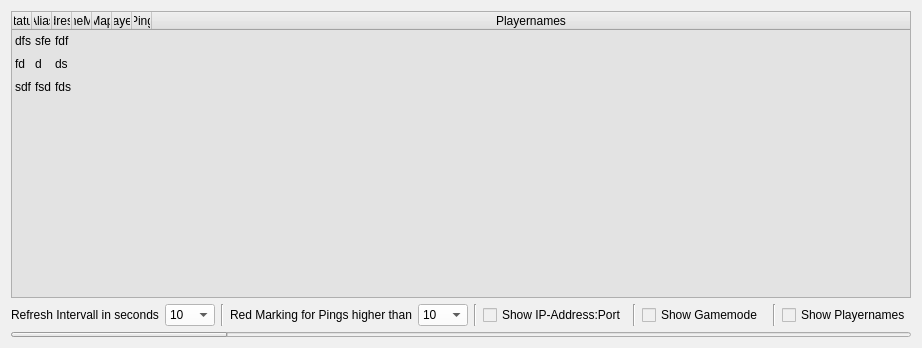
<?xml version="1.0" encoding="UTF-8"?>
<ui version="4.0">
 <class>UI_Server_Monitor</class>
 <widget class="QWidget" name="UI_Server_Monitor">
  <property name="geometry">
   <rect>
    <x>0</x>
    <y>0</y>
    <width>920</width>
    <height>348</height>
   </rect>
  </property>
  <property name="windowTitle">
   <string>ISRT Server Monitor</string>
  </property>
  <property name="windowIcon">
   <iconset resource="../res.qrc">
    <normaloff>:/img/img/isrt.ico</normaloff>:/img/img/isrt.ico</iconset>
  </property>
  <property name="styleSheet">
   <string notr="true">background-color: rgb(240, 240, 240);
selection-color: rgb(0, 0, 0);
selection-background-color: rgb(216, 216, 216);</string>
  </property>
  <layout class="QVBoxLayout" name="verticalLayout_2">
   <item>
    <layout class="QVBoxLayout" name="verticalLayout">
     <item>
      <widget class="QTableWidget" name="tbl_server_overview">
       <property name="sizePolicy">
        <sizepolicy hsizetype="MinimumExpanding" vsizetype="MinimumExpanding">
         <horstretch>0</horstretch>
         <verstretch>0</verstretch>
        </sizepolicy>
       </property>
       <property name="minimumSize">
        <size>
         <width>900</width>
         <height>120</height>
        </size>
       </property>
       <property name="font">
        <font>
         <pointsize>9</pointsize>
        </font>
       </property>
       <property name="styleSheet">
        <string notr="true">background-color: rgb(227, 227, 227);</string>
       </property>
       <property name="frameShape">
        <enum>QFrame::StyledPanel</enum>
       </property>
       <property name="frameShadow">
        <enum>QFrame::Raised</enum>
       </property>
       <property name="verticalScrollBarPolicy">
        <enum>Qt::ScrollBarAsNeeded</enum>
       </property>
       <property name="horizontalScrollBarPolicy">
        <enum>Qt::ScrollBarAlwaysOff</enum>
       </property>
       <property name="sizeAdjustPolicy">
        <enum>QAbstractScrollArea::AdjustIgnored</enum>
       </property>
       <property name="editTriggers">
        <set>QAbstractItemView::NoEditTriggers</set>
       </property>
       <property name="alternatingRowColors">
        <bool>false</bool>
       </property>
       <property name="selectionMode">
        <enum>QAbstractItemView::SingleSelection</enum>
       </property>
       <property name="selectionBehavior">
        <enum>QAbstractItemView::SelectRows</enum>
       </property>
       <property name="textElideMode">
        <enum>Qt::ElideNone</enum>
       </property>
       <property name="showGrid">
        <bool>true</bool>
       </property>
       <property name="gridStyle">
        <enum>Qt::NoPen</enum>
       </property>
       <property name="columnCount">
        <number>8</number>
       </property>
       <attribute name="horizontalHeaderVisible">
        <bool>true</bool>
       </attribute>
       <attribute name="horizontalHeaderCascadingSectionResizes">
        <bool>false</bool>
       </attribute>
       <attribute name="horizontalHeaderMinimumSectionSize">
        <number>0</number>
       </attribute>
       <attribute name="horizontalHeaderDefaultSectionSize">
        <number>0</number>
       </attribute>
       <attribute name="horizontalHeaderHighlightSections">
        <bool>false</bool>
       </attribute>
       <attribute name="horizontalHeaderShowSortIndicator" stdset="0">
        <bool>false</bool>
       </attribute>
       <attribute name="horizontalHeaderStretchLastSection">
        <bool>true</bool>
       </attribute>
       <attribute name="verticalHeaderVisible">
        <bool>false</bool>
       </attribute>
       <attribute name="verticalHeaderCascadingSectionResizes">
        <bool>false</bool>
       </attribute>
       <attribute name="verticalHeaderMinimumSectionSize">
        <number>15</number>
       </attribute>
       <attribute name="verticalHeaderDefaultSectionSize">
        <number>23</number>
       </attribute>
       <attribute name="verticalHeaderHighlightSections">
        <bool>false</bool>
       </attribute>
       <attribute name="verticalHeaderStretchLastSection">
        <bool>false</bool>
       </attribute>
       <row>
        <property name="text">
         <string>New Row</string>
        </property>
       </row>
       <row>
        <property name="text">
         <string>New Row</string>
        </property>
       </row>
       <row>
        <property name="text">
         <string>New Row</string>
        </property>
       </row>
       <column>
        <property name="text">
         <string>Status</string>
        </property>
       </column>
       <column>
        <property name="text">
         <string>Alias</string>
        </property>
       </column>
       <column>
        <property name="text">
         <string>IP-Address:Port</string>
        </property>
       </column>
       <column>
        <property name="text">
         <string>GameMode</string>
        </property>
       </column>
       <column>
        <property name="text">
         <string>Map</string>
        </property>
       </column>
       <column>
        <property name="text">
         <string>Players</string>
        </property>
        <property name="font">
         <font>
          <weight>50</weight>
          <bold>false</bold>
         </font>
        </property>
       </column>
       <column>
        <property name="text">
         <string>Ping</string>
        </property>
       </column>
       <column>
        <property name="text">
         <string>Playernames</string>
        </property>
       </column>
       <item row="0" column="0">
        <property name="text">
         <string>dfs</string>
        </property>
       </item>
       <item row="0" column="1">
        <property name="text">
         <string>sfe</string>
        </property>
       </item>
       <item row="0" column="2">
        <property name="text">
         <string>fdf</string>
        </property>
       </item>
       <item row="1" column="0">
        <property name="text">
         <string>fd</string>
        </property>
       </item>
       <item row="1" column="1">
        <property name="text">
         <string>d</string>
        </property>
       </item>
       <item row="1" column="2">
        <property name="text">
         <string>ds</string>
        </property>
       </item>
       <item row="2" column="0">
        <property name="text">
         <string>sdf</string>
        </property>
       </item>
       <item row="2" column="1">
        <property name="text">
         <string>fsd</string>
        </property>
       </item>
       <item row="2" column="2">
        <property name="text">
         <string>fds</string>
        </property>
       </item>
      </widget>
     </item>
     <item>
      <layout class="QHBoxLayout" name="horizontalLayout"/>
     </item>
     <item>
      <layout class="QHBoxLayout" name="horizontalLayout_2">
       <item>
        <widget class="QLabel" name="label_19">
         <property name="minimumSize">
          <size>
           <width>145</width>
           <height>0</height>
          </size>
         </property>
         <property name="text">
          <string>Refresh Intervall in seconds</string>
         </property>
        </widget>
       </item>
       <item>
        <widget class="QComboBox" name="dropdown_refresh_timer">
         <property name="minimumSize">
          <size>
           <width>50</width>
           <height>0</height>
          </size>
         </property>
         <property name="maximumSize">
          <size>
           <width>50</width>
           <height>16777215</height>
          </size>
         </property>
         <property name="styleSheet">
          <string notr="true">background-color:rgb(254, 254, 254);
</string>
         </property>
         <item>
          <property name="text">
           <string>10</string>
          </property>
         </item>
         <item>
          <property name="text">
           <string>15</string>
          </property>
         </item>
         <item>
          <property name="text">
           <string>20</string>
          </property>
         </item>
         <item>
          <property name="text">
           <string>25</string>
          </property>
         </item>
         <item>
          <property name="text">
           <string>30</string>
          </property>
         </item>
         <item>
          <property name="text">
           <string>35</string>
          </property>
         </item>
         <item>
          <property name="text">
           <string>40</string>
          </property>
         </item>
         <item>
          <property name="text">
           <string>45</string>
          </property>
         </item>
         <item>
          <property name="text">
           <string>50</string>
          </property>
         </item>
         <item>
          <property name="text">
           <string>55</string>
          </property>
         </item>
         <item>
          <property name="text">
           <string>60</string>
          </property>
         </item>
         <item>
          <property name="text">
           <string>90</string>
          </property>
         </item>
         <item>
          <property name="text">
           <string>180</string>
          </property>
         </item>
        </widget>
       </item>
       <item>
        <widget class="Line" name="line">
         <property name="orientation">
          <enum>Qt::Vertical</enum>
         </property>
        </widget>
       </item>
       <item>
        <widget class="QLabel" name="label_21">
         <property name="minimumSize">
          <size>
           <width>170</width>
           <height>0</height>
          </size>
         </property>
         <property name="text">
          <string>Red Marking for Pings higher than</string>
         </property>
        </widget>
       </item>
       <item>
        <widget class="QComboBox" name="dropdown_highping">
         <property name="minimumSize">
          <size>
           <width>50</width>
           <height>0</height>
          </size>
         </property>
         <property name="maximumSize">
          <size>
           <width>50</width>
           <height>16777215</height>
          </size>
         </property>
         <property name="styleSheet">
          <string notr="true">background-color:rgb(254, 254, 254);
</string>
         </property>
         <item>
          <property name="text">
           <string>10</string>
          </property>
         </item>
         <item>
          <property name="text">
           <string>20</string>
          </property>
         </item>
         <item>
          <property name="text">
           <string>30</string>
          </property>
         </item>
         <item>
          <property name="text">
           <string>40</string>
          </property>
         </item>
         <item>
          <property name="text">
           <string>50</string>
          </property>
         </item>
         <item>
          <property name="text">
           <string>60</string>
          </property>
         </item>
         <item>
          <property name="text">
           <string>70</string>
          </property>
         </item>
         <item>
          <property name="text">
           <string>80</string>
          </property>
         </item>
         <item>
          <property name="text">
           <string>90</string>
          </property>
         </item>
         <item>
          <property name="text">
           <string>100</string>
          </property>
         </item>
         <item>
          <property name="text">
           <string>110</string>
          </property>
         </item>
         <item>
          <property name="text">
           <string>120</string>
          </property>
         </item>
         <item>
          <property name="text">
           <string>130</string>
          </property>
         </item>
         <item>
          <property name="text">
           <string>140</string>
          </property>
         </item>
         <item>
          <property name="text">
           <string>150</string>
          </property>
         </item>
         <item>
          <property name="text">
           <string>200</string>
          </property>
         </item>
        </widget>
       </item>
       <item>
        <widget class="Line" name="line_5">
         <property name="orientation">
          <enum>Qt::Vertical</enum>
         </property>
        </widget>
       </item>
       <item>
        <widget class="QCheckBox" name="cb_ipaddress">
         <property name="text">
          <string>Show IP-Address:Port</string>
         </property>
        </widget>
       </item>
       <item>
        <widget class="Line" name="line_2">
         <property name="orientation">
          <enum>Qt::Vertical</enum>
         </property>
        </widget>
       </item>
       <item>
        <widget class="QCheckBox" name="cb_gamemode">
         <property name="text">
          <string>Show Gamemode</string>
         </property>
        </widget>
       </item>
       <item>
        <widget class="Line" name="line_3">
         <property name="orientation">
          <enum>Qt::Vertical</enum>
         </property>
        </widget>
       </item>
       <item>
        <widget class="QCheckBox" name="cb_playernames">
         <property name="text">
          <string>Show Playernames</string>
         </property>
        </widget>
       </item>
      </layout>
     </item>
    </layout>
   </item>
   <item>
    <widget class="QProgressBar" name="mon_progress_bar">
     <property name="maximumSize">
      <size>
       <width>16777215</width>
       <height>5</height>
      </size>
     </property>
     <property name="value">
      <number>24</number>
     </property>
     <property name="textVisible">
      <bool>false</bool>
     </property>
    </widget>
   </item>
  </layout>
 </widget>
 <resources>
  <include location="../res.qrc"/>
 </resources>
 <connections/>
</ui>
